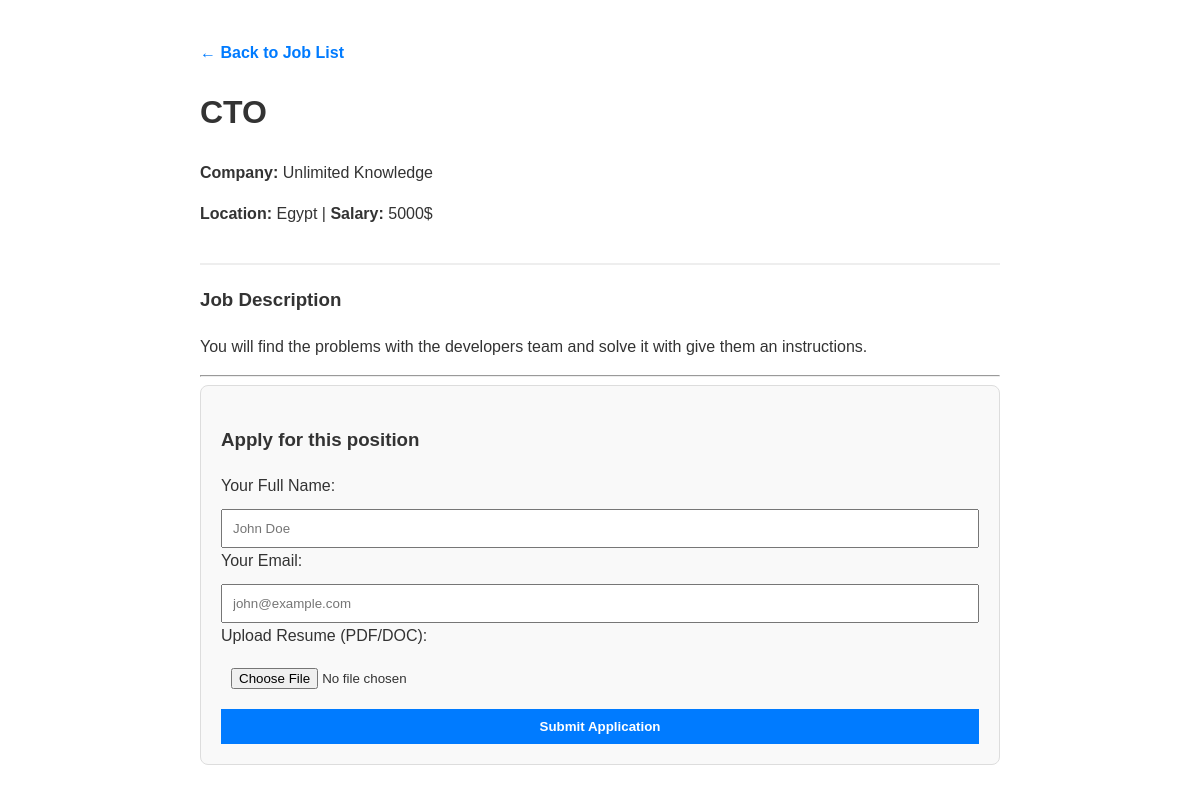
Page /jobs/job/1/ on the committed database.
### job_board/models.py (models this page shows, shortened)
class Job(models.Model):
    employer = models.ForeignKey(Employer, on_delete=models.CASCADE)
    title = models.CharField(max_length=200)
    description = models.TextField()
    location = models.CharField(max_length=100)
    salary = models.CharField(max_length=50, blank=True)
    created_at = models.DateTimeField(auto_now_add=True)

class Employer(models.Model):
    user = models.OneToOneField(User, on_delete=models.CASCADE)
    company_name = models.CharField(max_length=200)
    website = models.URLField(blank=True)

### job_board/views.py (the view)
# urls.py: path('job/<int:pk>/', views.job_detail, name='job_detail'),
def job_detail(request, pk):
    job = get_object_or_404(Job, pk=pk)
    return render(request, 'job_board/job_detail.html', {'job': job})

### job_board/templates/job_board/job_detail.html (shortened to what this page needs)
<!DOCTYPE html>
<html>
<head>
</head>
<body>
    <div class="container">
        <a href="{% url 'job_list' %}" class="back-link">← Back to Job List</a>
        <div class="job-header">
            <h1>{{ job.title }}</h1>
            <p><strong>Company:</strong> {{ job.employer.company_name }}</p>
            <p><strong>Location:</strong> {{ job.location }} | <strong>Salary:</strong> {{ job.salary|default:"Not Disclosed" }}</p>
        </div>
        <h3>Job Description</h3>
        <p>{{ job.description|linebreaks }}</p>
        <hr>
        <div class="apply-section">
            <h3>Apply for this position</h3>
            <form action="{% url 'apply_job' job.pk %}" method="POST" enctype="multipart/form-data">
                <label>Your Full Name:</label>
                <input type="text" name="name" placeholder="John Doe" required>
                <label>Your Email:</label>
                <input type="email" name="email" placeholder="john@example.com" required>
                <label>Upload Resume (PDF/DOC):</label>
                <input type="file" name="resume" required>
                <button type="submit">Submit Application</button>
            </form>
        </div>
    </div>
</body>
</html>

### job_board/templates/job_board/job_detail.html (style rules this page uses)
body { font-family: Arial, sans-serif; line-height: 1.6; margin: 40px; color: #333; }
.container { max-width: 800px; margin: auto; }
.job-header { border-bottom: 2px solid #eee; padding-bottom: 20px; margin-bottom: 20px; }
.apply-section { background: #f9f9f9; padding: 20px; border-radius: 8px; border: 1px solid #ddd; }
input, button { display: block; width: 100%; padding: 10px; margin-top: 10px; box-sizing: border-box; }
button { background: #007bff; color: white; border: none; cursor: pointer; font-weight: bold; }
.back-link { text-decoration: none; color: #007bff; font-weight: bold; }

### rows in the picture
Job: title "CTO", employer.company_name "Unlimited Knowledge", location "Egypt", salary "5000$", description "You will find the problems with the developers team and solve it with give them an instructions."
